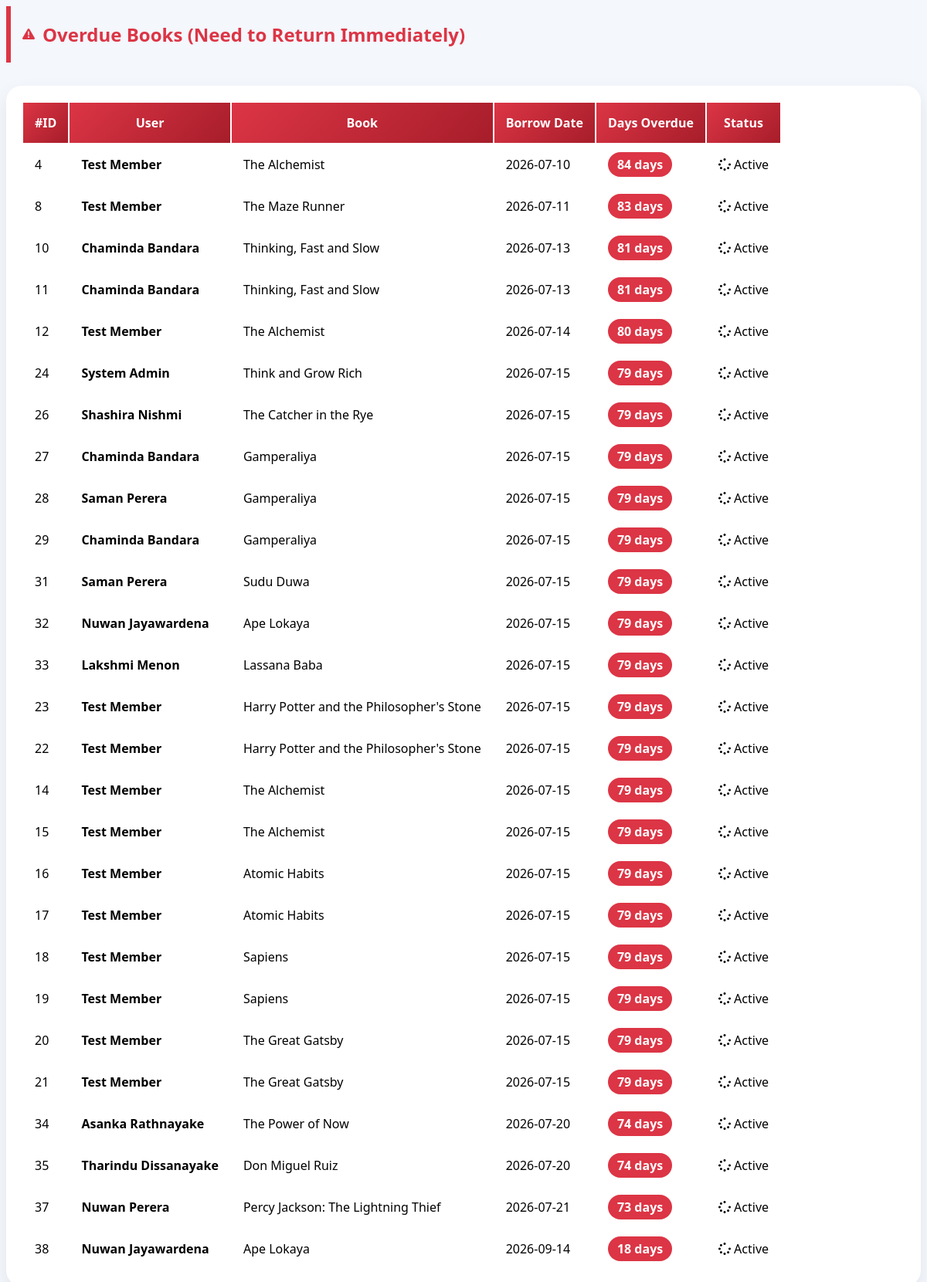
Page /overdue_books.php on the committed database.
### tables this page shows
CREATE TABLE `borrow` (
  `borrow_id` int(11) NOT NULL,
  `user_id` int(11) NOT NULL,
  `book_id` int(11) NOT NULL,
  `borrow_date` date NOT NULL,
  `return_date` date DEFAULT NULL,
  `status` varchar(50) NOT NULL
);

CREATE TABLE `users` (
  `user_id` int(11) NOT NULL,
  `name` varchar(100) NOT NULL,
  `email` varchar(100) NOT NULL,
  `role` varchar(50) NOT NULL,
  `password` varchar(255) DEFAULT NULL
);

CREATE TABLE `books` (
  `book_id` int(11) NOT NULL,
  `title` varchar(150) NOT NULL,
  `author` varchar(100) NOT NULL,
  `category_id` int(11) NOT NULL,
  `quantity` int(11) NOT NULL DEFAULT 0,
  `status` varchar(20) DEFAULT 'Good'
);

### overdue_books.php (the view, shortened to what this page needs)
<?php
include 'config.php';
$sql = "SELECT b.borrow_id, u.name as user_name, bk.title, b.borrow_date, b.return_date, b.status,
        DATEDIFF(CURDATE(), b.borrow_date) as days_overdue
        FROM Borrow b
        JOIN Users u ON b.user_id = u.user_id
        JOIN Books bk ON b.book_id = bk.book_id
        WHERE b.status = 'Borrowed' AND DATEDIFF(CURDATE(), b.borrow_date) > 7
        ORDER BY days_overdue DESC";
$result = mysqli_query($conn, $sql);
?>
<link rel="stylesheet" href="https://cdnjs.cloudflare.com/ajax/libs/font-awesome/6.0.0/css/all.min.css">
<div class="container mt-5 mb-5">
    <div class="page-title">
        <i class="fas fa-exclamation-triangle"></i>
        <h2 class="m-0">Overdue Books (Need to Return Immediately)</h2>
    </div>
    <div class="table-container">
        <div class="table-responsive">
            <table class="table table-hover">
                <thead>
                    <tr>
                        <th>#ID</th>
                        <th>User</th>
                        <th>Book</th>
                        <th>Borrow Date</th>
                        <th>Days Overdue</th>
                        <th>Status</th>
                    </tr>
                </thead>
                <tbody>
                    <?php while($row = mysqli_fetch_assoc($result)): ?>
                    <tr>
                        <td><span class="badge bg-light text-dark border"><?php echo $row['borrow_id']; ?></span></td>
                        <td><b><?php echo $row['user_name']; ?></b></td>
                        <td><?php echo $row['title']; ?></td>
                        <td><?php echo $row['borrow_date']; ?></td>
                        <td><span class="badge-overdue"><?php echo $row['days_overdue']; ?> days</span></td>
                        <td>
                            <span class="badge-status-active"><i class="fas fa-spinner me-1"></i> Active</span>
                        </td>
                    </tr>
                    <?php endwhile; ?>
                </tbody>
            </table>
        </div>
    </div>
</div>

### overdue_books.php (style rules this page uses)
.page-title { border-left: 6px solid #dc3545; padding-left: 15px; font-weight: 700; color: #dc3545; margin-bottom: 30px; display: flex; align-items: center; }
.page-title i { color: #dc3545; margin-right: 10px; }
.table-container { background: white; border-radius: 20px; padding: 20px; box-shadow: 0 10px 25px rgba(0,0,0,0.08); }
.table { margin-bottom: 0; overflow: hidden; }
.table thead th { background: linear-gradient(135deg, #dc3545 0%, #a71d2a 100%); color: white; border: none; padding: 15px; }
.table tbody tr { transition: 0.2s; }
.table tbody td { padding: 15px; vertical-align: middle; }
.badge-overdue { background: #dc3545; color: white; padding: 5px 12px; border-radius: 20px; font-weight: 600; }

### rows in the picture
borrow: borrow_id "4", user.name "Test Member", book.title "The Alchemist", borrow_date "2026-07-10", days_overdue "84"
borrow: borrow_id "8", user.name "Test Member", book.title "The Maze Runner", borrow_date "2026-07-11", days_overdue "83"
borrow: borrow_id "10", user.name "Chaminda Bandara", book.title "Thinking, Fast and Slow", borrow_date "2026-07-13", days_overdue "81"
borrow: borrow_id "11", user.name "Chaminda Bandara", book.title "Thinking, Fast and Slow", borrow_date "2026-07-13", days_overdue "81"
borrow: borrow_id "12", user.name "Test Member", book.title "The Alchemist", borrow_date "2026-07-14", days_overdue "80"
borrow: borrow_id "24", user.name "System Admin", book.title "Think and Grow Rich", borrow_date "2026-07-15", days_overdue "79"
borrow: borrow_id "26", user.name "Shashira Nishmi", book.title "The Catcher in the Rye", borrow_date "2026-07-15", days_overdue "79"
borrow: borrow_id "27", user.name "Chaminda Bandara", book.title "Gamperaliya", borrow_date "2026-07-15", days_overdue "79"
borrow: borrow_id "28", user.name "Saman Perera", book.title "Gamperaliya", borrow_date "2026-07-15", days_overdue "79"
borrow: borrow_id "29", user.name "Chaminda Bandara", book.title "Gamperaliya", borrow_date "2026-07-15", days_overdue "79"
borrow: borrow_id "31", user.name "Saman Perera", book.title "Sudu Duwa", borrow_date "2026-07-15", days_overdue "79"
borrow: borrow_id "32", user.name "Nuwan Jayawardena", book.title "Ape Lokaya", borrow_date "2026-07-15", days_overdue "79"
borrow: borrow_id "33", user.name "Lakshmi Menon", book.title "Lassana Baba", borrow_date "2026-07-15", days_overdue "79"
borrow: borrow_id "23", user.name "Test Member", book.title "Harry Potter and the Philosopher's Stone", borrow_date "2026-07-15", days_overdue "79"
borrow: borrow_id "22", user.name "Test Member", book.title "Harry Potter and the Philosopher's Stone", borrow_date "2026-07-15", days_overdue "79"
borrow: borrow_id "14", user.name "Test Member", book.title "The Alchemist", borrow_date "2026-07-15", days_overdue "79"
borrow: borrow_id "15", user.name "Test Member", book.title "The Alchemist", borrow_date "2026-07-15", days_overdue "79"
borrow: borrow_id "16", user.name "Test Member", book.title "Atomic Habits", borrow_date "2026-07-15", days_overdue "79"
borrow: borrow_id "17", user.name "Test Member", book.title "Atomic Habits", borrow_date "2026-07-15", days_overdue "79"
borrow: borrow_id "18", user.name "Test Member", book.title "Sapiens", borrow_date "2026-07-15", days_overdue "79"
borrow: borrow_id "19", user.name "Test Member", book.title "Sapiens", borrow_date "2026-07-15", days_overdue "79"
borrow: borrow_id "20", user.name "Test Member", book.title "The Great Gatsby", borrow_date "2026-07-15", days_overdue "79"
borrow: borrow_id "21", user.name "Test Member", book.title "The Great Gatsby", borrow_date "2026-07-15", days_overdue "79"
borrow: borrow_id "34", user.name "Asanka Rathnayake", book.title "The Power of Now", borrow_date "2026-07-20", days_overdue "74"
borrow: borrow_id "35", user.name "Tharindu Dissanayake", book.title "Don Miguel Ruiz", borrow_date "2026-07-20", days_overdue "74"
borrow: borrow_id "37", user.name "Nuwan Perera", book.title "Percy Jackson: The Lightning Thief", borrow_date "2026-07-21", days_overdue "73"
borrow: borrow_id "38", user.name "Nuwan Jayawardena", book.title "Ape Lokaya", borrow_date "2026-09-14", days_overdue "18"
